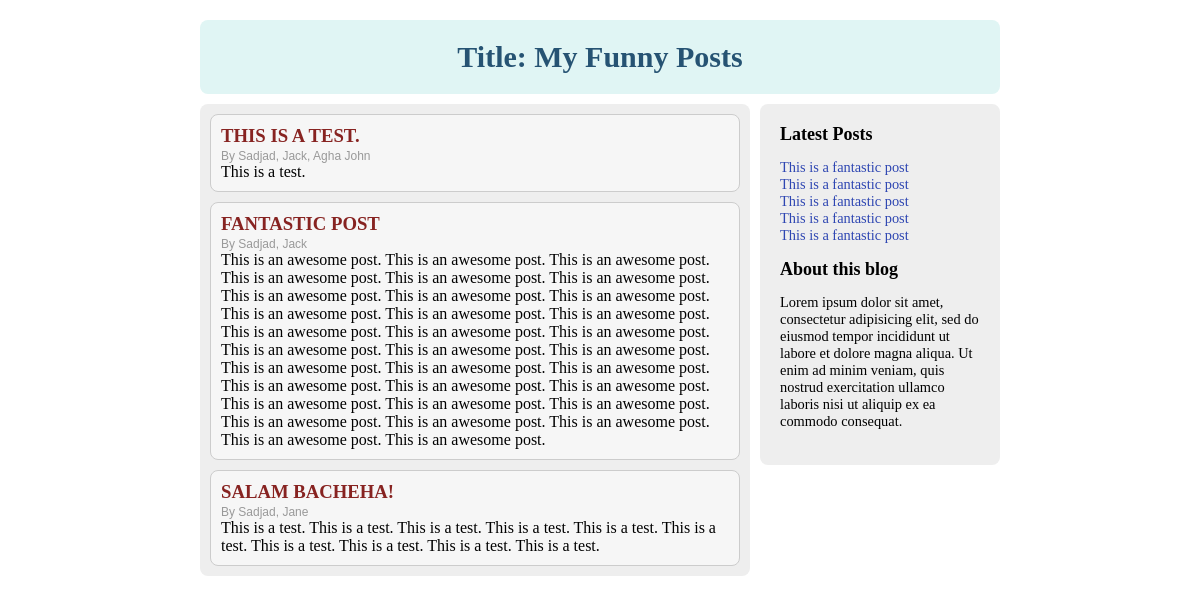
Screenshot of /blog/ with the database file from the repository.
### blog/models.py (models this page shows, shortened)
class Blog(models.Model):
	name = models.CharField(max_length=255)
	description = models.TextField(blank=True, null=True)

class Entry(models.Model):
	blog = models.ForeignKey(Blog)
	headline = models.CharField(max_length=255)
	excerpt = models.TextField(blank=True, null=True)
	body = models.TextField()
	authors = models.ManyToManyField(Author)
	pub_date = models.DateTimeField(default=datetime.datetime.now)
	rating = models.FloatField()

class Author(models.Model):
	name = models.CharField(max_length=255)
	email = models.EmailField()
	birthday = models.DateField()

### blog/views.py (the view)
# urls.py: url(r'^blog/$', 'blog.views.show_blog_entries'),
def show_blog_entries(request):
	blog = Blog.objects.all()[0]
	entries = Entry.objects.filter(blog=blog).order_by('-pub_date')[:20]
	return render(request, "blogtemplate.html", {
			'blog': blog,
			'entries': entries,
		})

### blog/templates/blogtemplate.html
{% extends "layout.html" %}
{% block content %}
		{% for entry in entries %}
		<article>
			<h1>{{ entry.headline }}</h1>
			<span class="subtitle">By
			{% for author in entry.authors.all %}
				{% if author.name == "John" %}
				Agha
				{% endif %}
				{{ author.name }}{% if not forloop.last %},{% endif %}
			{% endfor %}
			</span>
			{{ entry.body }}
		</article>
		{% endfor %}
{% endblock %}

### blog/templates/layout.html (shortened to what this page needs)
<!doctype html>
<html>
<head>
</head>
<body>
	<div id="container">
		<header id="header">Title: {{ blog.name }}</header>
		<aside id="sidebar">
			<h1>Latest Posts</h1>
			<ul>
				<li><a href="#">This is a fantastic post</a></li>
				<li><a href="#">This is a fantastic post</a></li>
				<li><a href="#">This is a fantastic post</a></li>
				<li><a href="#">This is a fantastic post</a></li>
				<li><a href="#">This is a fantastic post</a></li>
			</ul>
			<h1>About this blog</h1>
			<p>
				Lorem ipsum dolor sit amet, consectetur adipisicing elit, sed do eiusmod
				tempor incididunt ut labore et dolore magna aliqua. Ut enim ad minim veniam,
				quis nostrud exercitation ullamco laboris nisi ut aliquip ex ea commodo
				consequat.
			</p>
		</aside>
		<section id="content">
			{% block content %}{% endblock %}
		</section>
	</div>
</body>
</html>

### blog/templates/layout.html (style rules this page uses)
body { font-family:Georgia, serif; }
a, a:visited { text-decoration:none; color:#2E46B2; }
ul { padding-left:0px; list-style:none; }
#container { width:800px; margin:20px auto; }
header#header { font-weight:bold; text-align:center; font-size:30px; padding:20px 30px; background:#E0F5F4; color:#265373; border-radius:8px; margin-bottom:10px; }
aside#sidebar { float:right; width:200px; padding:20px; background:#eee; border-radius:8px; font-size:0.9em; }
aside#sidebar h1 { font-family:"Palatino Linotype", "Book Antiqua", Palatino, serif; font-size:18px; margin:0; margin-bottom:10px; }
section#content { padding:10px; margin-right:250px; background:#eee; border-radius:8px; }
section#content article { border:1px solid #ccc; background-color:#f6f6f6; padding:10px; border-radius:8px; margin-bottom:10px; }
section#content article:last-child { margin-bottom:0; }
section#content article h1 { margin-top:0; margin-bottom:2px; color:#872321; text-transform:uppercase; }
section#content article span.subtitle { font-family:"Lucida Sans Unicode", "Lucida Grande", sans-serif; color:#999; font-size:12px; margin-top:0; display:block; }

### rows the page displays
Blog: name "My Funny Posts"
Entry: headline "THIS IS A TEST.", body "This is a test."
Author: name "Sadjad"
Author: name "Jack"
Author: shows "Agha", name "John"
Entry: headline "FANTASTIC POST", body "This is an awesome post. This is an awesome post. This is an awesome post. This is an awesome post. This is an awesome post. This is an awesome post. This is an awesome post. This is an awesome post. This is an awesome post. This is an awesome post. This is an awesome post. This is an awesome post. This is an awesome post. This is an awesome post. This is an awesome post. This is an awesome post. This is an awesome post. This is an awesome post. This is an awesome post. This is an awesome post. This is an awesome post. This is an awesome post. This is an awesome post. This is an awesome post. This is an awesome post. This is an awesome post. This is an awesome post. This is an awesome post.…"
Entry: headline "SALAM BACHEHA!", body "This is a test. This is a test. This is a test. This is a test. This is a test. This is a test. This is a test. This is a test. This is a test. This is a test."
Author: name "Jane"
